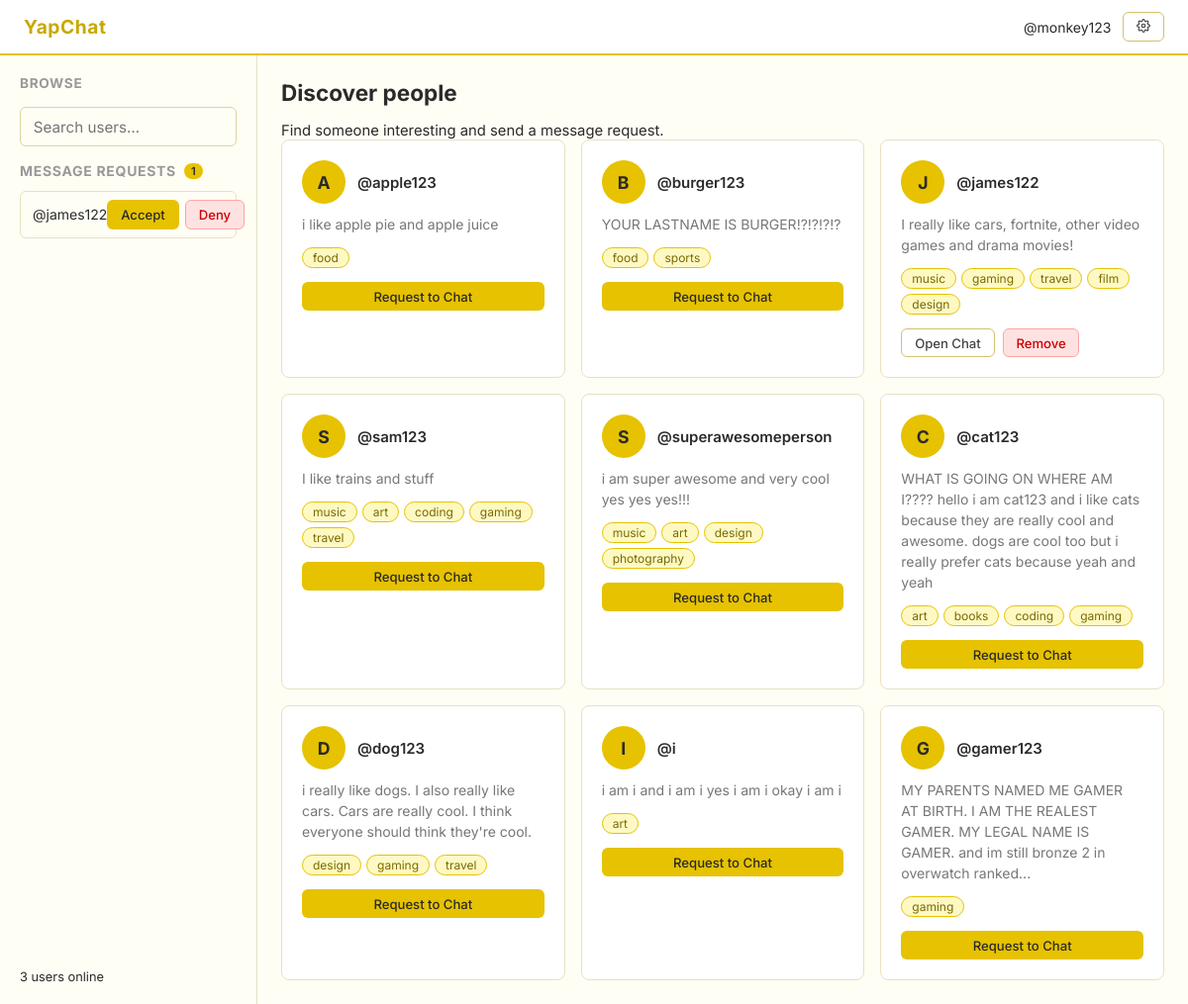
The app's page /browse (signed in) with its own data.
### tables this page shows
CREATE TABLE requests (
                from_user TEXT NOT NULL,
                to_user   TEXT NOT NULL,
                PRIMARY KEY (from_user, to_user)
            );

CREATE TABLE users (
                username      TEXT PRIMARY KEY,
                password_hash TEXT NOT NULL,
                bio           TEXT DEFAULT '',
                tags          TEXT DEFAULT ''
            );

### main.py (the view)
@app.route('/browse')
@login_required
def browse():
    me = session['username']
    with get_db() as conn:
        my_row = conn.execute(
            'SELECT tags FROM users WHERE username = ?', (me,)
        ).fetchone()
        rows = conn.execute(
            'SELECT username, bio, tags FROM users WHERE username != ?', (me,)
        ).fetchall()
        incoming = conn.execute(
            'SELECT from_user FROM requests WHERE to_user = ?', (me,)
        ).fetchall()
    my_tags = set(t.strip() for t in my_row['tags'].split(',') if t.strip())
    with get_db() as conn:
        connections = conn.execute(
            'SELECT user1, user2 FROM connections WHERE user1 = ? OR user2 = ?',
            (me, me)
        ).fetchall()
    connected_users = set()
    for c in connections:
        other = c['user2'] if c['user1'] == me else c['user1']
        connected_users.add(other)
    other_users = []
    for r in rows:
        user_tags = [t.strip() for t in r['tags'].split(',') if t.strip()]
        shared = len(my_tags & set(user_tags))
        other_users.append({
            'username':  r['username'],
            'bio':       r['bio'],
            'tags':      user_tags,
            'shared':    shared,                              #used for sorting, not displayed
            'connected': r['username'] in connected_users    #True if already connected, False if not
        })
    other_users.sort(key=lambda u: u['shared'], reverse=True)
    incoming_requests = [r['from_user'] for r in incoming]
    return render_template('browse.html', users=other_users,
                           current_user=me, incoming_requests=incoming_requests,
                           online_count=len(online_users))                          #displays how many users online/logged in currently.

### main.py (called while the page is built)
def get_db():
    conn = sqlite3.connect(DATABASE)
    conn.row_factory = sqlite3.Row
    return conn

def login_required(f):
    from functools import wraps
    @wraps(f)
    def decorated(*args, **kwargs):
        if 'username' not in session:
            return redirect(url_for('home'))
        return f(*args, **kwargs)
    return decorated

### templates/browse.html (shortened to what this page needs)
<!DOCTYPE html>
<html lang="en">
<head>
  <link rel="stylesheet" href="/static/css/style.css">
</head>
<body>
  <nav class="navbar">
    <span class="navbar-brand">YapChat</span>
    <div class="navbar-links">
      <span style="color:var(--muted);font-size:.875rem;">@{{ current_user }}</span>
      <a href="/settings" class="btn btn-secondary btn-sm">
      </a>
    </div>
  </nav>
  <div class="browse-layout">
    <aside class="sidebar">
      <h3>Browse</h3>
      <input type="text" class="search-input" id="searchInput" placeholder="Search users…">
      {% if incoming_requests %}
      <div>
        <div style="display:flex;align-items:center;gap:.5rem;margin-bottom:.75rem;">
          <h3 style="font-size:.875rem;">Message Requests</h3>
          <span class="request-badge">{{ incoming_requests|length }}</span>
        </div>
        <div class="incoming-list">
          {% for requester in incoming_requests %}
          <div class="incoming-item">
            <span>@{{ requester }}</span>
            <div style="display:flex;gap:.4rem;">
              <a href="/accept-chat/{{ requester }}" class="btn btn-primary btn-sm">Accept</a>
              <a href="/deny-chat/{{ requester }}"   class="btn btn-danger btn-sm">Deny</a>
            </div>
          </div>
          {% endfor %}
        </div>
      </div>
      {% endif %}
      <div style="margin-top:auto;">
        <p style="font-size:.8rem;">
          {{ online_count }} user{{ 's' if online_count != 1 else '' }} online
        </p>
      </div>
    </aside>
    <main class="main-content">
      <h2 class="anim">Discover people</h2>
      <p class="anim anim-d1" style="margin-top:.35rem;font-size:.925rem;">Find someone interesting and send a message request.</p>
      {% if users %}
      <div class="user-grid" id="userGrid">
        {% for user in users %}
        <div class="user-card anim" data-name="{{ user.username }}" data-tags="{{ user.tags|join(' ') }}">
          <div style="display:flex;align-items:center;gap:.75rem;">
            <div class="user-avatar">{{ user.username[0].upper() }}</div>
            <div>
              <a href="/profile/{{ user.username }}" class="user-name">@{{ user.username }}</a>
            </div>
          </div>
          {% if user.bio %}
          <p class="user-bio">{{ user.bio }}</p>
          {% else %}
          <p class="user-bio" style="font-style:italic;">No bio yet.</p>
          {% endif %}
          {% if user.tags %}
          <div class="tags">
            {% for tag in user.tags %}
            <span class="tag">{{ tag }}</span>
            {% endfor %}
          </div>
          {% endif %}
          {% if user.connected %}
            <div style="display:flex;gap:.5rem;margin-top:.25rem;">
              <a href="/messaging/{{ user.username }}" class="btn btn-secondary btn-sm">Open Chat</a>
              <a href="/remove-user/{{ user.username }}"
                 class="btn btn-danger btn-sm"
                 onclick="return confirm('Remove @{{ user.username }}? You will no longer be connected.')">
                Remove
              </a>
            </div>
          {% else %}
            <a href="/request-chat/{{ user.username }}" class="btn btn-primary btn-sm" style="margin-top:.25rem;">
              Request to Chat
            </a>
          {% endif %}
        </div>
        {% endfor %}
      </div>
      {% else %}
      <div style="margin-top:3rem;text-align:center;opacity:.5;">
        <p>No other users yet. Share the link so friends can join!</p>
      </div>
      {% endif %}
    </main>
  </div>
</body>
</html>

### static/css/style.css (style rules this page uses)
* { box-sizing: border-box; margin: 0; padding: 0; }
body { font-family: 'Inter', sans-serif; background: #fffef5; color: #2a2a2a; font-size: 15px; }
a { color: #b8860b; text-decoration: none; }
input[type=text], input[type=password], textarea { width: 100%; padding: 0.6rem 0.8rem; border: 1px solid #ddd5a0; border-radius: 6px; font-family: inherit; font-size: 0.95rem; background: #fffef5; color: #2a2a2a; outline: none; }
.btn { display: inline-block; padding: 0.6rem 1.2rem; border-radius: 6px; border: 1px solid transparent; font-family: inherit; font-size: 0.9rem; font-weight: 500; cursor: pointer; text-align: center; transition: opacity 0.15s; }
.btn-primary { background: #e6c200; color: #2a2a2a; }
.btn-secondary { background: #fff; color: #444; border-color: #d4c070; }
.btn-danger { background: #fee2e2; color: #c00; border-color: #fca5a5; }
.btn-sm { padding: 0.35rem 0.8rem; font-size: 0.82rem; }
.tags { display: flex; flex-wrap: wrap; gap: 5px; margin-top: 4px; }
.tag { background: #fef9c3; color: #7a6a00; border-radius: 20px; font-size: 0.75rem; padding: 2px 10px; border: 1px solid #e6c200; }
.navbar { background: #fff; border-bottom: 2px solid #e6c200; padding: 0.75rem 1.5rem; display: flex; align-items: center; justify-content: space-between; position: sticky; top: 0; z-index: 10; }
.navbar-brand { font-weight: 700; font-size: 1.2rem; color: #c9a800; letter-spacing: 0.03em; }
.navbar-links { display: flex; align-items: center; gap: 0.75rem; }
.browse-layout { display: grid; grid-template-columns: 260px 1fr; min-height: calc(100vh - 49px); }
.sidebar { border-right: 1px solid #e8e0c0; background: #fffef5; padding: 1.25rem; display: flex; flex-direction: column; gap: 1rem; }
.sidebar h3 { font-size: 0.85rem; text-transform: uppercase; letter-spacing: 0.05em; color: #999; }
.main-content { padding: 1.5rem; }
.main-content h2 { margin-bottom: 1rem; }
.search-input { width: 100%; padding: 0.5rem 0.75rem; border: 1px solid #ddd5a0; border-radius: 6px; font-family: inherit; font-size: 0.9rem; outline: none; background: #fff; }
.user-grid { display: grid; grid-template-columns: repeat(auto-fill, minmax(240px, 1fr)); gap: 1rem; }
.user-card { background: #fff; border: 1px solid #e8e0c0; border-radius: 8px; padding: 1.25rem; display: flex; flex-direction: column; gap: 0.6rem; }
.user-avatar { width: 44px; height: 44px; border-radius: 50%; background: #e6c200; color: #2a2a2a; display: flex; align-items: center; justify-content: center; font-weight: 700; font-size: 1.1rem; }
.user-name { font-weight: 600; color: #2a2a2a; }
.user-bio { font-size: 0.875rem; color: #777; line-height: 1.5; }
.incoming-item { background: #fffef5; border: 1px solid #e8e0c0; border-radius: 6px; padding: 0.5rem 0.75rem; display: flex; align-items: center; justify-content: space-between; font-size: 0.875rem; }
.request-badge { background: #e6c200; color: #2a2a2a; border-radius: 20px; font-size: 0.7rem; font-weight: 600; padding: 1px 7px; }
.anim { animation: fadeIn 0.3s ease both; }
.anim-d1 { animation-delay: 0.05s; }

### records on screen
requests: from_user "james122"
users: username "A", username "apple123", bio "i like apple pie and apple juice", tags "food"
users: username "B", username "burger123", bio "YOUR LASTNAME IS BURGER!?!?!?!?", tags "food" "sports"
users: username "J", username "james122", bio "I really like cars, fortnite, other video games and drama movies!", tags "music" "gaming" "travel" "film" "design"
users: username "S", username "sam123", bio "I like trains and stuff", tags "music" "art" "coding" "gaming" "travel"
users: username "S", username "superawesomeperson", bio "i am super awesome and very cool yes yes yes!!!", tags "music" "art" "design" "photography"
users: username "C", username "cat123", bio "WHAT IS GOING ON WHERE AM I???? hello i am cat123 and i like cats because they are really cool and awesome. dogs are cool too but i really prefer cats because yeah and yeah", tags "art" "books" "coding" "gaming"
users: username "D", username "dog123", bio "i really like dogs. I also really like cars. Cars are really cool. I think everyone should think they're cool.", tags "design" "gaming" "travel"
users: username "I", username "i", bio "i am i and i am i yes i am i okay i am i", tags "art"
users: username "G", username "gamer123", bio "MY PARENTS NAMED ME GAMER AT BIRTH. I AM THE REALEST GAMER. MY LEGAL NAME IS GAMER. and im still bronze 2 in overwatch ranked...", tags "gaming"

### other values on screen
{{ current_user }} "monkey123"
{{ incoming_requests|length }} "1"
{{ online_count }} "3"
{{ 's' if online_count != 1 else '' }} "s"
